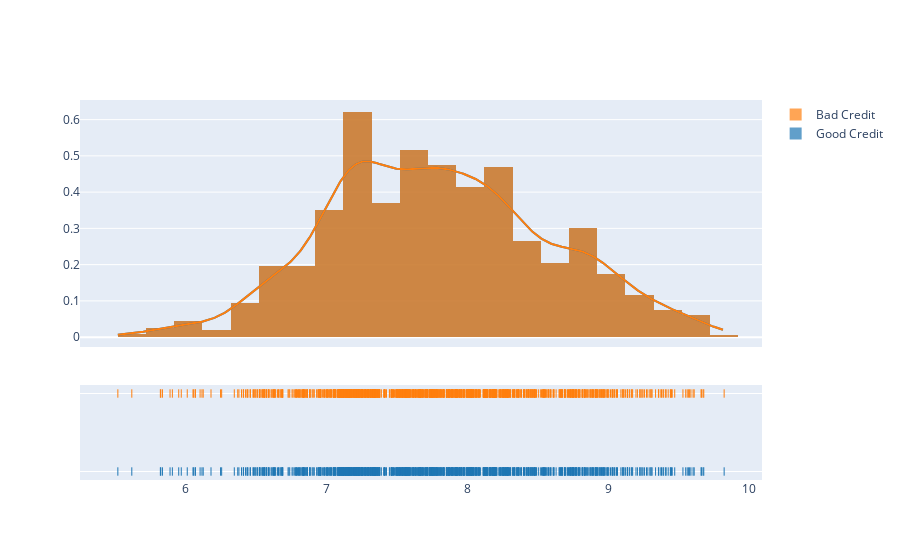

The cell this chart's notebook holds for it:
### Code cell
import plotly.figure_factory as ff



# Add histogram data
x1 = np.log(df['Credit amount']) 
x2 = np.log(df["Credit amount"])

# Group data together
hist_data = [x1, x2]

group_labels = ['Good Credit', 'Bad Credit']

# Create distplot with custom bin_size
fig = ff.create_distplot(hist_data, group_labels, bin_size=.2)

# Plot!
py.iplot(fig, filename='Distplot with Multiple Datasets')

### Figure 1 — Plotly figure (JSON) as saved in the notebook; plotly's stock layout.template omitted (floating-point values rounded to 4 significant figures; data arrays with more than 128 entries replaced by an {"elided": "..."} marker saying what was removed)
{"data": [{"autobinx": false, "histnorm": "probability density", "legendgroup": "Good Credit", "marker": {"color": "rgb(31, 119, 180)"}, "name": "Good Credit", "opacity": 0.7, "type": "histogram", "x": {"elided": "1000 float values"}, "xaxis": "x", "xbins": {"end": 9.821, "size": 0.2, "start": 5.521}, "yaxis": "y"}, {"autobinx": false, "histnorm": "probability density", "legendgroup": "Bad Credit", "marker": {"color": "rgb(255, 127, 14)"}, "name": "Bad Credit", "opacity": 0.7, "type": "histogram", "x": {"elided": "1000 float values"}, "xaxis": "x", "xbins": {"end": 9.821, "size": 0.2, "start": 5.521}, "yaxis": "y"}, {"legendgroup": "Good Credit", "marker": {"color": "rgb(31, 119, 180)"}, "mode": "lines", "name": "Good Credit", "showlegend": false, "type": "scatter", "x": {"elided": "500 float values"}, "xaxis": "x", "y": {"elided": "500 float values"}, "yaxis": "y"}, {"legendgroup": "Bad Credit", "marker": {"color": "rgb(255, 127, 14)"}, "mode": "lines", "name": "Bad Credit", "showlegend": false, "type": "scatter", "x": {"elided": "500 float values"}, "xaxis": "x", "y": {"elided": "500 float values"}, "yaxis": "y"}, {"legendgroup": "Good Credit", "marker": {"color": "rgb(31, 119, 180)", "symbol": "line-ns-open"}, "mode": "markers", "name": "Good Credit", "showlegend": false, "type": "scatter", "x": {"elided": "1000 float values"}, "xaxis": "x", "y": {"elided": "1000 str values"}, "yaxis": "y2"}, {"legendgroup": "Bad Credit", "marker": {"color": "rgb(255, 127, 14)", "symbol": "line-ns-open"}, "mode": "markers", "name": "Bad Credit", "showlegend": false, "type": "scatter", "x": {"elided": "1000 float values"}, "xaxis": "x", "y": {"elided": "1000 str values"}, "yaxis": "y2"}], "layout": {"barmode": "overlay", "hovermode": "closest", "legend": {"traceorder": "reversed"}, "xaxis": {"anchor": "y2", "domain": [0, 1], "zeroline": false}, "yaxis": {"anchor": "free", "domain": [0.35, 1], "position": 0}, "yaxis2": {"anchor": "x", "domain": [0, 0.25], "dtick": 1, "showticklabels": false}}}
